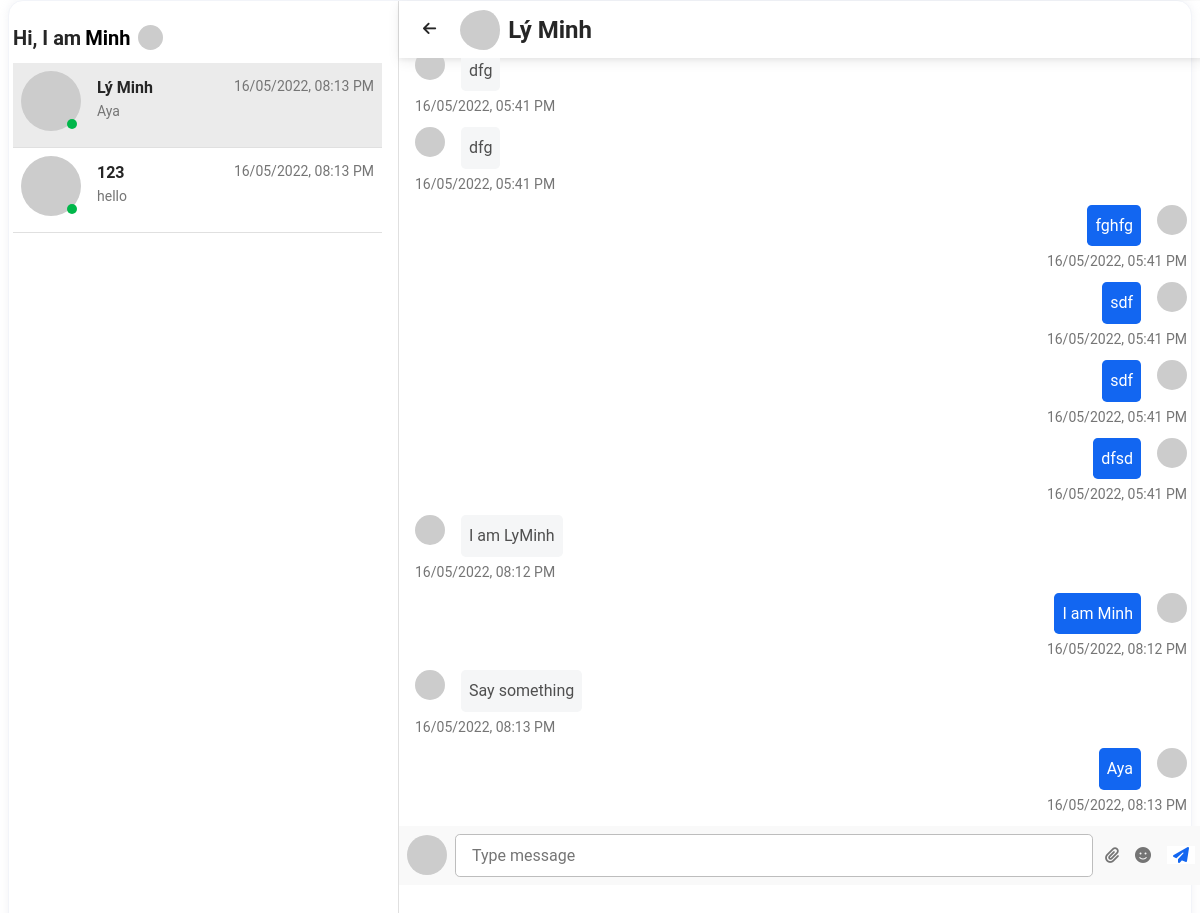
Page /chat?thread_id=1 (signed in) on the earlier database version.
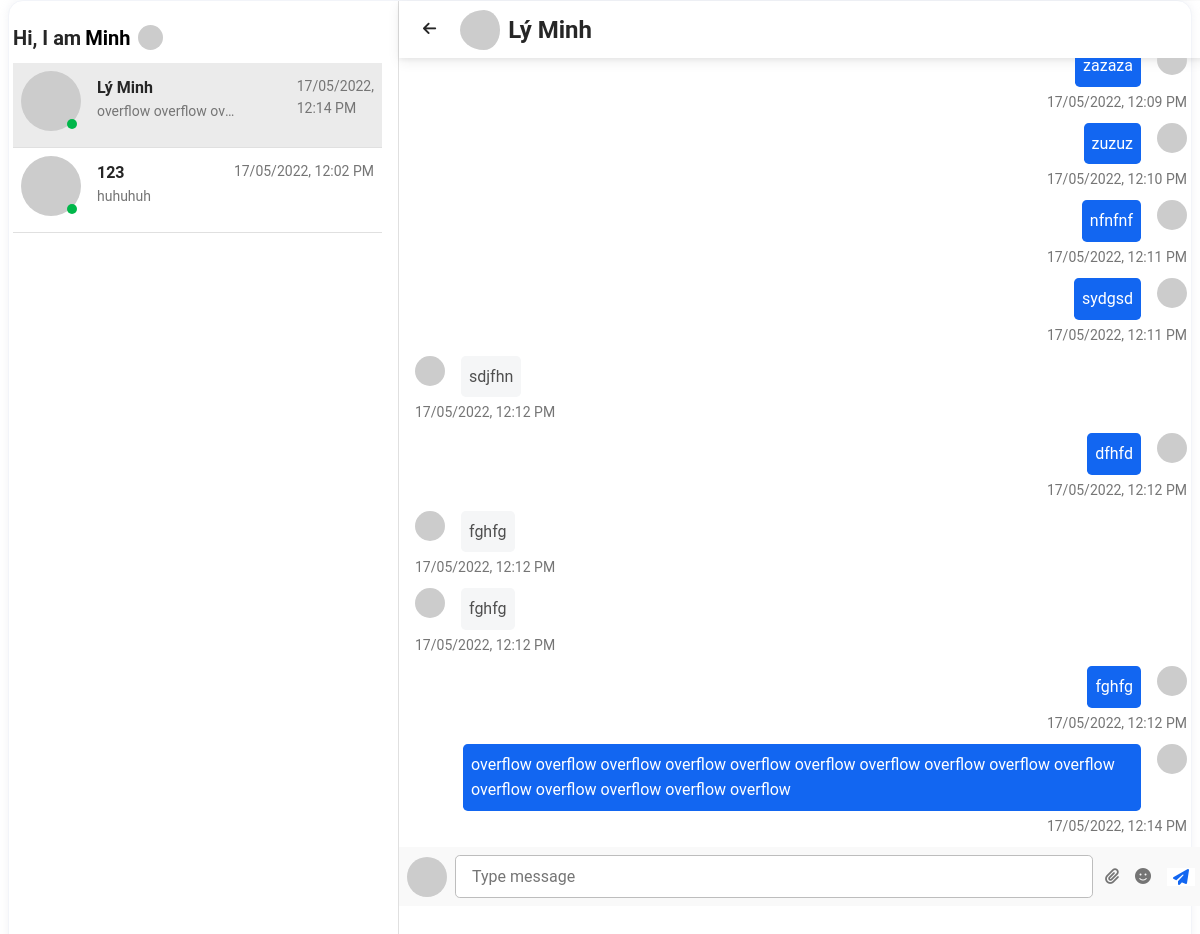
Same page on the later database version.
### models.py (models this page shows, shortened)
class Thread(db.Model):
    __tablename__ = 'threads'
    id = db.Column(db.Integer, primary_key=True)
    participants = db.relationship('ThreadParticipant', back_populates='thread')
    thread_messages = db.relationship('Message', back_populates='thread', lazy='dynamic')

class ThreadParticipant(db.Model):
    __tablename__ = 'thread_participants'
    thread_id = db.Column(db.Integer, db.ForeignKey('threads.id'), primary_key=True)
    user_id = db.Column(db.Integer, db.ForeignKey('users.id'), primary_key=True)
    thread = db.relationship('Thread', back_populates='participants')
    user = db.relationship('User', back_populates='thread_participants')

class User(UserMixin, db.Model):
    __tablename__ = 'users'
    id = db.Column(db.Integer, primary_key=True)
    name = db.Column(db.String, nullable=False)
    email = db.Column(db.String, unique=True, nullable=False)
    password = db.Column(db.String, nullable=False)
    posts = db.relationship("Post", back_populates='user', lazy='dynamic')
    comments = db.relationship("Comment", back_populates='user', lazy='dynamic')
    liked_posts = db.relationship('LikedPost', back_populates='user', lazy='dynamic')
    liked_comments = db.relationship('LikedComment', back_populates='user', lazy='dynamic')
    user_messages = db.relationship('Message', back_populates='user', lazy='dynamic')
    read_messages = db.relationship('MessageReadState')
    thread_participants = db.relationship('ThreadParticipant', back_populates='user', lazy='dynamic')

class Message(db.Model):
    __tablename__ = 'messages'
    id = db.Column(db.Integer, primary_key=True)
    thread_id = db.Column(db.Integer, db.ForeignKey('threads.id'))
    send_date = db.Column(db.DateTime, nullable=False)
    sending_user_id = db.Column(db.Integer, db.ForeignKey('users.id'))
    body = db.Column(db.String, nullable=False)
    user = db.relationship('User', back_populates='user_messages')
    read_state = db.relationship('MessageReadState')
    thread = db.relationship('Thread', back_populates='thread_messages')

### app.py (the view)
@app.route('/chat')
@login_required
def chat_page():
    thread_id = request.args.get('thread_id')
    threads = Thread.query.join(Thread.participants).filter_by(user_id=current_user.id)
    chat_thread_html = None
    thread = None
    if thread_id:
        thread = Thread.query.get(thread_id)
        user = None
        thread_has_current_user = False
        for participant in thread.participants:
            if participant.user.id != current_user.id:
                user = participant.user
            else:
                thread_has_current_user = True
        if not thread_has_current_user:
            return redirect(url_for('chat_page'))
        messages = thread.thread_messages.order_by(desc(Message.id)).paginate(page=1, per_page=10)
        chat_thread_html = render_template('chat-thread.html',
                                           thread=thread,
                                           messages=messages,
                                           user=user,
                                           reversed=reversed)
    list_thread_template = render_template('list-thread.html',
                                           threads=threads,
                                           Message=Message,
                                           desc=desc,
                                           current_thread=thread)
    return render_template('chat.html',
                           list_thread_template=list_thread_template,
                           chat_thread_html=chat_thread_html,
                           thread=thread
                           )

### app.py (called while the page is built)
@login_manager.user_loader
def load_user(user_id):
    return User.query.get(int(user_id))

### templates/chat-thread.html (shortened to what this page needs)
<div class="navbar container-fluid ps-0">
    <div class="d-flex ">
        <a href="{{ url_for('chat_page') }}"
           class="btn btn-link btn-rounded text-dark">
        </a>
        <a class="d-flex align-items-center text-dark" href="{{ url_for('get_profile', user_id=user.id) }}">
            <img
                    src="{{ user.email | gravatar }}"
                    class="rounded-circle pe-2"
                    height="40"
                    alt="Account"
                    loading="lazy"
            />
            <span class="fs-4 fw-bold">{{ user.name }}</span>
        </a>
    </div>
</div>
<div class="overflow-scroll px-3 pt-3 d-flex flex-column-reverse" id="message_holder" data-mdb-perfect-scrollbar="true"
     style="position: relative;height: 82vh;z-index: 1;">
    {% for message in messages.items %}
        {% if message.sending_user_id == current_user.id %}
            <div class="d-flex flex-row justify-content-end">
                <div>
                    <p class="p-2 ms-5 me-3 mb-1 text-white rounded-3 bg-primary">
                        {{ message.body }}
                    </p>
                    <p class="small me-3 mb-3 rounded-3 text-muted position-absolute text-nowrap" style="right: 0;">
                        {{ message.send_date.strftime('%d/%m/%Y, %I:%M %p') }}
                    </p>
                </div>
                <div>
                    <img src="{{ current_user.email | gravatar }}"
                         class="rounded-circle"
                         alt="avatar 1" style="width: 30px; height: auto;">
                </div>
            </div>
        {% else %}
            <div class="d-flex flex-row justify-content-start">
                <div>
                    <img src="{{ message.user.email | gravatar }}"
                         class="rounded-circle"
                         alt="avatar 1" style="width: 30px; height: auto;">
                </div>
                <div>
                    <p class="p-2 ms-3 me-5 mb-1 rounded-3"
                       style="background-color: #f5f6f7;">
                        {{ message.body }}
                    </p>
                    <p class="small ms-3 mb-3 rounded-3 text-muted float-start position-absolute" style="left: 0;">
                        {{ message.send_date.strftime('%d/%m/%Y, %I:%M %p') }}
                    </p>
                </div>
            </div>
        {% endif %}
    {% endfor %}
</div>
<div>
    <div class="text-muted d-flex justify-content-start align-items-center px-2 bg-light">
        <img src="{{ current_user.email | gravatar }}" class="rounded-circle"
             alt="avatar 3" style="width: 40px; height: 100%;">
        <input type="text" class="form-control form-control-lg rounded-3 m-2"
               id="message"
               placeholder="Type message">
        <a class="ms-1 text-muted"><i class="fas fa-paperclip"></i></a>
        <a class="ms-3 text-muted"><i class="fas fa-smile"></i></a>
        <button id="button-send-message" type="submit" class="ms-3 text-primary border-0 bg-white fas fa-paper-plane"
                data-id="{{ thread.id }}">
        </button>
    </div>
</div>

### templates/list-thread.html (shortened to what this page needs)
<div class="p-3 vh-100">
    <div class="d-flex">
        <a class="navbar-brand text-dark me-2 mb-1 d-flex align-items-center fw-bold"
           href="{{ url_for('home') }}">
            Hi, I am
            {% if current_user.is_authenticated %}
                <span class="d-none d-sm-block ms-1 text-black">{{ current_user.name }}</span>
            {% else %}
                <span class="d-none d-sm-block ms-1 text-black">...</span>
            {% endif %}
        </a>
        {% if current_user.is_authenticated %}
            <div class="dropdown me-2 mb-1 d-flex align-items-center">
                <a
                        class="dropdown-toggle d-flex align-items-center hidden-arrow"
                        href="#"
                        id="navbarDropdownMenuAvatar"
                        role="button"
                        data-mdb-toggle="dropdown"
                        aria-expanded="false"
                >
                    <img
                            src="{{ current_user.email | gravatar }}"
                            class="rounded-circle"
                            height="25"
                            alt="Account"
                            loading="lazy"
                    />
                </a>
            </div>
        {% endif %}
    </div>
    <div class="overflow-scroll" data-mdb-perfect-scrollbar="true"
         style="position: relative; height: auto">
        <ul class="list-unstyled mb-0">
            {% for thread in threads %}
                <li class="p-2
                {% if current_thread and current_thread.id == thread.id %}
                    selected
                {% endif %}
                 border-bottom" data-id="{{ thread.id }}">
                    <a href="{{ url_for('chat_page', thread_id=thread.id) }}"
                       data-id="{{ thread.id }}"
                       class="d-flex justify-content-between">
                        <div class="d-flex flex-row overflow-hidden">
                            <div>
                                <img
                                        {% for participant in thread.participants %}
                                            {% if participant.user.id != current_user.id %}
                                                src="{{ participant.user.email | gravatar }}"
                                            {% endif %}
                                        {% endfor %}
                                                alt="avatar"
                                                class="d-flex align-self-center me-3 rounded-circle"
                                                width="60">
                                <span class="badge bg-success badge-dot"></span>
                            </div>
                            <div class="pt-1 w-50 me-3">
                                {% for participant in thread.participants %}
                                    {% if participant.user.id != current_user.id %}
                                        <p class="fw-bold mb-0 text-dark">{{ participant.user.name }}</p>
                                    {% endif %}
                                {% endfor %}
                                {% set message = thread.thread_messages.order_by(desc(Message.id)).first() %}
                                <p class="small text-muted hideOverflow">
                                    {% if message %}
                                        {{ message.body }}
                                    {% else %}
                                        Chat now
                                    {% endif %}
                                </p>
                            </div>
                        </div>
                        <div class="pt-1">
                            {% if message %}
                                <p class="small text-muted mb-1">{{ message.send_date.strftime('%d/%m/%Y, %I:%M %p') }}</p>
                            {% endif %}
                        </div>
                    </a>
                </li>
            {% endfor %}
        </ul>
    </div>
</div>

Differences in the rows shown:
no longer on this page (row unchanged): Message: body "Aya", send_date "16/05/2022, 08:13 PM"
no longer on this page (row unchanged): Message: body "hello", send_date "16/05/2022, 08:13 PM"
no longer on this page (row unchanged): Message: body "Say something", send_date "16/05/2022, 08:13 PM"
no longer on this page (row unchanged): Message: body "I am Minh", send_date "16/05/2022, 08:12 PM"
no longer on this page (row unchanged): Message: body "I am LyMinh", send_date "16/05/2022, 08:12 PM"
no longer on this page (row unchanged): Message: body "dfsd", send_date "16/05/2022, 05:41 PM"
no longer on this page (row unchanged): Message: body "sdf", send_date "16/05/2022, 05:41 PM"
no longer on this page (row unchanged): Message: body "sdf", send_date "16/05/2022, 05:41 PM"
no longer on this page (row unchanged): Message: body "fghfg", send_date "16/05/2022, 05:41 PM"
no longer on this page (row unchanged): Message: body "dfg", send_date "16/05/2022, 05:41 PM"
no longer on this page (row unchanged): Message: body "dfg", send_date "16/05/2022, 05:41 PM"
added Message: body "overflow overflow ov…", send_date "17/05/2022, 12:14 PM", body "overflow overflow overflow overflow overflow overflow overflow overflow overflow overflow overflow overflow overflow overflow overflow"
added Message: body "huhuhuh", send_date "17/05/2022, 12:02 PM"
added Message: body "fghfg", send_date "17/05/2022, 12:12 PM"
added Message: body "fghfg", send_date "17/05/2022, 12:12 PM"
added Message: body "fghfg", send_date "17/05/2022, 12:12 PM"
added Message: body "dfhfd", send_date "17/05/2022, 12:12 PM"
added Message: body "sdjfhn", send_date "17/05/2022, 12:12 PM"
added Message: body "sydgsd", send_date "17/05/2022, 12:11 PM"
added Message: body "nfnfnf", send_date "17/05/2022, 12:11 PM"
added Message: body "zuzuz", send_date "17/05/2022, 12:10 PM"
added Message: body "zazaza", send_date "17/05/2022, 12:09 PM"
